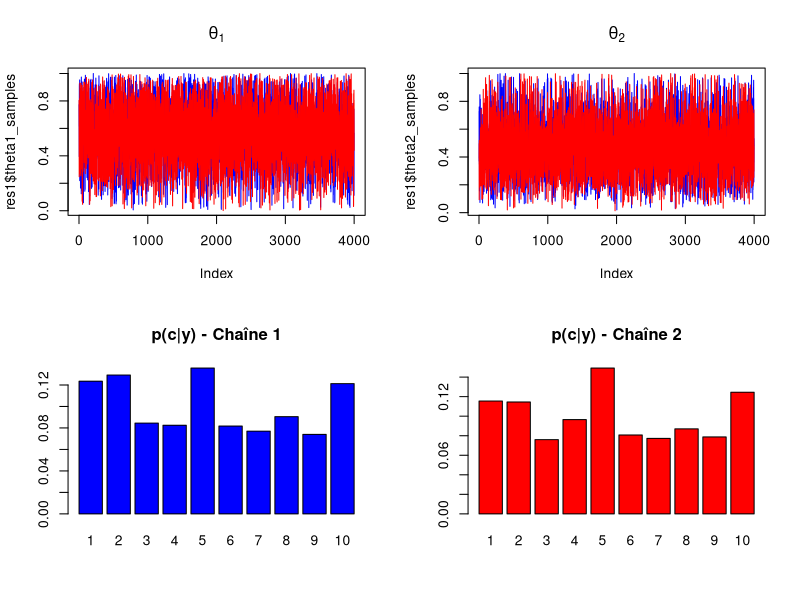
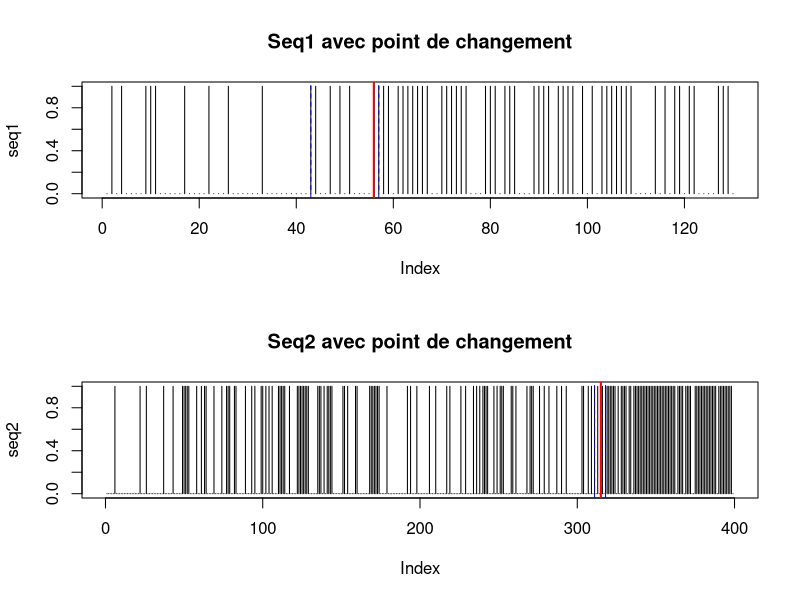

Generate these figures, in order, with R:
## ---- chunk 1
calculer_p_c <- function(y, theta1, theta2) {
  n <- length(y)
  R <- numeric(n)
  R[1] <- 1
    
  for (j in 1:(n - 1)) {
    r_j <- (theta1^y[j] * (1 - theta1)^(1 - y[j])) /
           (theta2^y[j] * (1 - theta2)^(1 - y[j]))
    R[j + 1] <- R[j] * r_j
    }
    
  somme <- sum(R)
  p <- R / somme
  return(p)
}

calculer_p_c_sans_recurrence <- function(y, theta1, theta2) {
  n <- length(y)
  R <- numeric(n)
  for (c in 1:n) {
  if (c == 1) {
    R[c] <- 1
  } 
  else {
    prod_c <- 1
    for (j in 1:(c - 1)) {
      r_j <- (theta1^y[j] * (1 - theta1)^(1 - y[j])) /
             (theta2^y[j] * (1 - theta2)^(1 - y[j]))
      prod_c <- prod_c * r_j
    }
    R[c] <- prod_c
    }
  }
  p <- R / sum(R)
  return(p)
}


# Exemple :
y <- c(1, 0, 1, 1, 0)
theta1 <- 0.8
theta2 <- 0.4
p <- calculer_p_c(y, theta1, theta2)
p_sans_recurrence <- calculer_p_c_sans_recurrence(y, theta1, theta2)
print(p)
print(p_sans_recurrence)
## ---- chunk 2
algorithme_gibbs <- function(
    y, n_iteration, n_elimine, c_initial, theta1_initial, theta2_initial) {
  n <- length(y)
  
  c_val <- c_initial
  theta1 <- theta1_initial
  theta2 <- theta2_initial
  
  c_samples <- numeric(n_iteration) # les valeurs de c^{t}
  theta1_samples <- numeric(n_iteration)
  theta2_samples <- numeric(n_iteration)
  
  for (t in 1:n_iteration) {
    
    # Tirage de c | y, theta1, theta2
    R <- numeric(n)
    R[1] <- 1
    for (j in 1:(n-1)) {
      r_j <- (theta1^y[j] * (1 - theta1)^(1 - y[j])) /
             (theta2^y[j] * (1 - theta2)^(1 - y[j]))
      R[j + 1] <- R[j] * r_j
    }
    somme <- sum(R)
    proba_c <- R / somme
    c_val <- sample(1:n, 1, prob = proba_c)
    
    # 2. Tirage de theta1 et theta2 | y, c
    s1 <- if (c_val > 1) sum(y[1:(c_val - 1)]) else 0
    m1 <- c_val - 1
    s2 <- sum(y[c_val:n])
    m2 <- n - m1
    
    theta1 <- rbeta(1, 1 + s1, 1 + m1 - s1)
    theta2 <- rbeta(1, 1 + s2, 1 + m2 - s2)
    
    # Sauvegarde des tirages
    c_samples[t] <- c_val
    theta1_samples[t] <- theta1
    theta2_samples[t] <- theta2
  }
  
  # Suppression des itérations de burn-in
  c_samples <- c_samples[(n_elimine + 1):n_iteration]
  theta1_samples <- theta1_samples[(n_elimine + 1):n_iteration]
  theta2_samples <- theta2_samples[(n_elimine + 1):n_iteration]
  
  # Estimation de p(c | y)
  p_c <- table(factor(c_samples, levels = 1:n)) / length(c_samples)
  
  list(p_c = p_c,
       c_samples = c_samples,
       theta1_samples = theta1_samples,
       theta2_samples = theta2_samples)
}
## ---- chunk 3
# Données observées :
y <- c(1, 0, 1, 1, 0, 0, 1, 0, 0, 1)

res1 <- algorithme_gibbs(y, n_iteration = 5000, n_elimine = 1000,
                         c_initial = 1, theta1_initial = 0.1, theta2_initial = 0.9)

res2 <- algorithme_gibbs(y, n_iteration = 5000, n_elimine = 1000,
                         c_initial = 8, theta1_initial = 0.9, theta2_initial = 0.1)

par(mfrow = c(2, 2))

plot(res1$theta1_samples, type = "l", col = "blue", main = expression(theta[1]))
lines(res2$theta1_samples, col = "red")

plot(res1$theta2_samples, type = "l", col = "blue", main = expression(theta[2]))
lines(res2$theta2_samples, col = "red")

barplot(res1$p_c, main = "p(c|y) - Chaîne 1", col = "blue")
barplot(res2$p_c, main = "p(c|y) - Chaîne 2", col = "red")
## ---- chunk 4
seq1 <- scan("TP2_sequence_1.txt")
seq2 <- scan("TP2_sequence_2.txt")

res1 <- algorithme_gibbs(seq1, n_iteration = 5000, n_elimine = 1000,
                         c_initial = 1, theta1_initial = 0.2, theta2_initial = 0.8)
point_estime <- which.max(as.numeric(res1$p_c))
IC <- quantile(res1$c_samples, probs = c(0.125, 0.875))
freq_avant <- mean(seq1[1:(point_estime - 1)])
freq_apres <- mean(seq1[point_estime:length(seq1)])

print("Résultats pour seq1 :")
print(point_estime)
print(IC)
print(freq_avant)
print(freq_apres)

# Analyse pour seq2
res2 <- algorithme_gibbs(seq2, n_iteration = 5000, n_elimine = 1000,
                         c_initial = 1, theta1_initial = 0.2, theta2_initial = 0.8)

point_estime2 <- which.max(as.numeric(res2$p_c))
IC2 <- quantile(res2$c_samples, probs = c(0.125, 0.875))
freq_avant2 <- mean(seq2[1:(point_estime2 - 1)])
freq_apres2 <- mean(seq2[point_estime2:length(seq2)])

print("Résultats pour seq2 :")
print(point_estime2)
print(IC2)
print(freq_avant2)
print(freq_apres2)

par(mfrow = c(2, 1))
plot(seq1, type = "h", main = "Seq1 avec point de changement")
abline(v = point_estime, col = "red", lwd = 2)
abline(v = IC, col = "blue", lty = 2)

plot(seq2, type = "h", main = "Seq2 avec point de changement")
abline(v = point_estime2, col = "red", lwd = 2)
abline(v = IC2, col = "blue", lty = 2)
